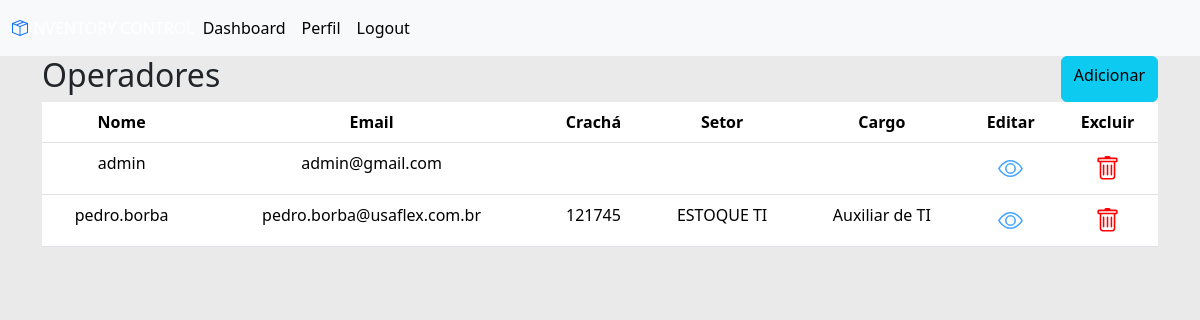
Before: /operators/ (signed in) with the older database file.
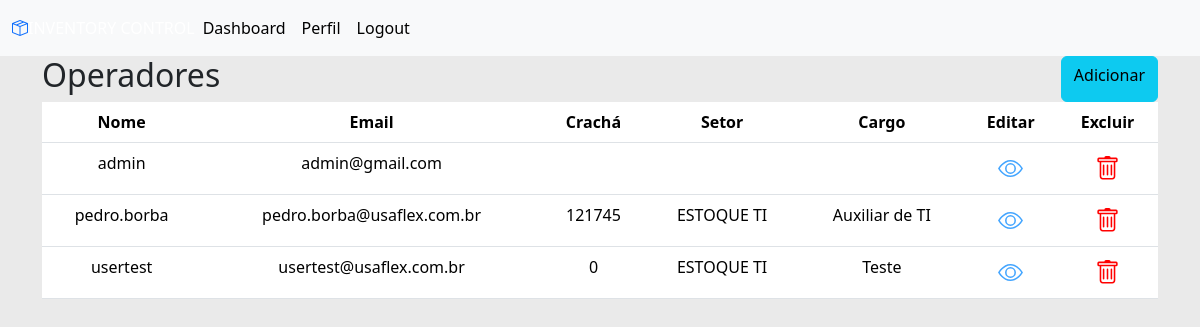
After: the same page with the newer database file.
### user/models.py (models this page shows)
class User(AbstractUser):
    badge = models.IntegerField(null=True, blank=True, unique=True)
    ranking = models.CharField(max_length=100, null=True, blank=True)
    sector = models.ForeignKey(Sector, on_delete=models.SET_NULL, null=True, blank=True)

### dashboard/models.py (models this page shows)
class Sector(models.Model):
    name = models.CharField(max_length=100, blank=False)
    def __str__(self):
        return f'{self.name}'

### user/views.py (the view)
# urls.py: path('operators/', user_views.operators, name='dashboard-operators'),
@login_required
def operators(request):
    user = User.objects.all()
    context = {'user': user}
    return render(request, 'main/operators/index.html', context)

### templates/main/operators/index.html (shortened to what this page needs)
{% extends 'partials/base.html' %}
{% block content %}
    <div class="row">
        <div class="col-lg-4">
            <h2>Operadores</h2>
        </div>
        <div class="col-lg-4"></div>
        <div class="col-lg-4 d-flex justify-content-end">
            <a href="{% url 'dashboard-create-operator' %}" class="btn btn-info float-right">Adicionar</a>
        </div>
    </div>
    <div class="row">
        <div class="col-lg">
            <table class="table bg-white">
                <thead class="bg-info text-white">
                    <tr>
                        <th class="col text-center">Nome</th>
                        <th class="col text-center">Email</th>
                        <th class="col text-center">Crachá</th>
                        <th class="col text-center">Setor</th>
                        <th class="col text-center">Cargo</th>
                        <th class="col text-center">Editar</th>
                        <th class="col text-center">Excluir</th>
                    </tr>
                </thead>
                <tbody>
                    {% for user in user %}
                        <tr>
                            <td class="col text-center">{{user.username}}</td>
                            <td class="col text-center">{{user.email}}</td>
                            <td class="col text-center">{{user.badge | default_if_none:""}}</td>
                            <td class="col text-center">{{user.sector | default_if_none:""}}</td>
                            <td class="col text-center">{{user.ranking | default_if_none:""}}</td>
                            <td class="col text-center">
                                <a class="btn btn-sm mr-2" href="">
                                </a>
                            </td>
                            <td class="col text-center">
                                <a class="btn btn-sm ml-2" href="">
                                </a>
                            </td>
                        </tr>
                    {% endfor %}
                </tbody>
            </table>
        </div>
    </div>
{% endblock %}

Changed rows visible on the page:
added User: username "usertest", email "usertest@usaflex.com.br", badge "0", sector "ESTOQUE TI", ranking "Teste"
